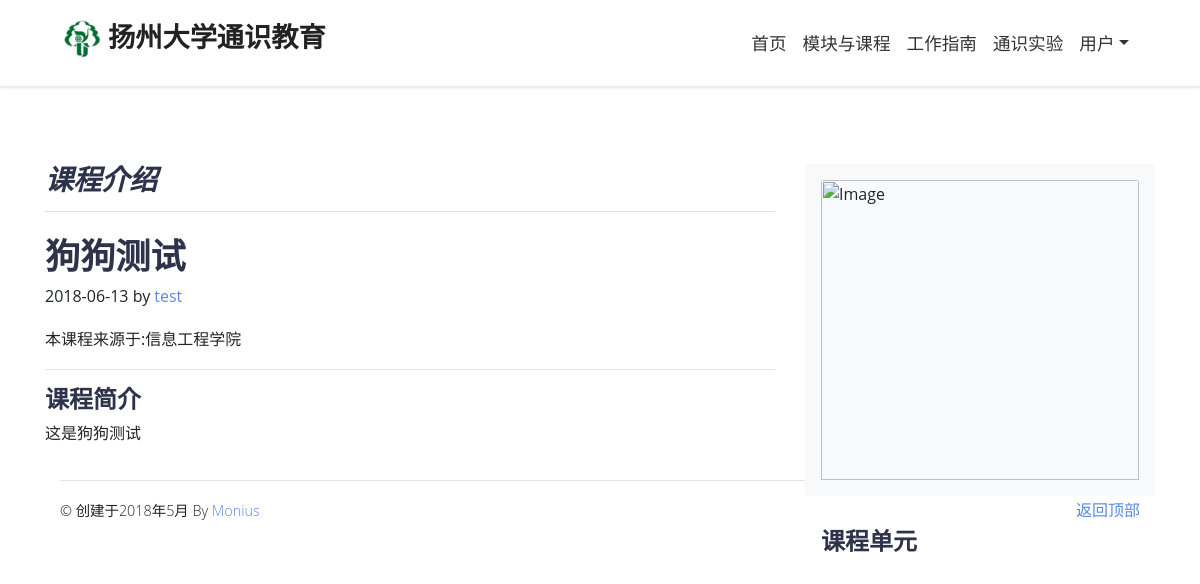
Before: /admin/view_course/狗狗测试 (signed in) with the older database file.
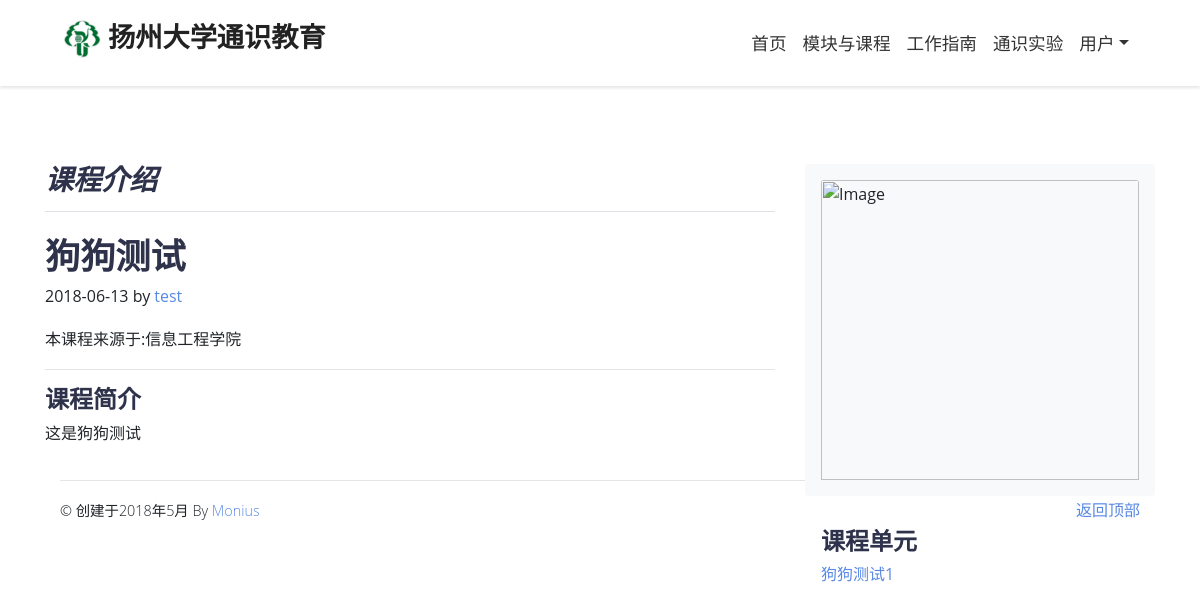
After: the same page with the newer database file.
### app/models.py (models this page shows, shortened)
class Post(db.Model): #实验课程 ORM注册
    id = db.Column(db.Integer, primary_key=True)
    title = db.Column(db.String(80), nullable=False)
    body = db.Column(db.Text, nullable=False)
    timestamp = db.Column(db.DateTime, index=True, default=datetime.utcnow)
    photo = db.Column(db.String(120), nullable=False)
    is_authed = db.Column(db.Boolean, default=False)
    user_id = db.Column(db.Integer, db.ForeignKey('user.id'))
    sections = db.relationship('Section', backref='parent', lazy='dynamic')
    def avatar(self, size):
        if self.photo:
            return "posts/"+self.photo
        digest = md5(self.email.lower().encode('utf-8')).hexdigest()
        return 'https://www.gravatar.com/avatar/{}?d=identicon&s={}'.format(
            digest, size)

class User(UserMixin, db.Model): #用户 ORM注册
    id = db.Column(db.Integer, primary_key=True)
    username = db.Column(db.String(64), index=True, unique=True)
    email = db.Column(db.String(120), index=True, unique=True)
    password_hash = db.Column(db.String(128))
    is_adminenticated = db.Column(db.Boolean, default=False)
    institute = db.Column(db.String(128), nullable=False)
    real_name = db.Column(db.String(128))
    about_me = db.Column(db.String(140))
    last_seen = db.Column(db.DateTime, default=datetime.utcnow)
    photo = db.Column(db.String(120))
    is_authed = db.Column(db.Boolean, default=False)
    posts = db.relationship('Post', backref='author', lazy='dynamic')
    section = db.relationship('Section', backref='author', lazy='dynamic')
    followed = db.relationship(
        'User', secondary=followers,
        primaryjoin=(followers.c.follower_id == id),
        secondaryjoin=(followers.c.followed_id == id),
            backref=db.backref('followers', lazy='dynamic'), lazy='dynamic')

class Section(db.Model): #课程章节 ORM注册
    id = db.Column(db.Integer, primary_key=True)
    title = db.Column(db.String(80), nullable=False)
    body = db.Column(db.Text, nullable=False)
    timestamp = db.Column(db.DateTime, index=True, default=datetime.utcnow)
    video = db.Column(db.String(120))
    is_authed = db.Column(db.Boolean, default=False)
    user_id = db.Column(db.Integer, db.ForeignKey('user.id'))
    post_id = db.Column(db.Integer, db.ForeignKey('post.id'))

### app/admin/routes.py (the view)
@bp.route('/view_course/<title>')
@login_required
def view_course(title):
    post = Post.query.filter_by(title=title).first_or_404()
    return render_template('admin/user/view_course.html', post=post, sections=post.sections.all())

### app/admin/routes.py (called while the page is built)
@bp.before_app_request
def before_request():
    if current_user.is_authenticated:
        current_user.last_seen = datetime.utcnow()
        db.session.commit()

### app/models.py (called while the page is built)
@login.user_loader
def load_user(id):
    return User.query.get(int(id))

### app/templates/admin/user/view_course.html
{% extends "admin/base.html" %}
{% block styles %}
    {{ super() }}
{% endblock %}
{% block app_content %}
    <div class="row">
        <div class="col-md-8 blog-main">
            <h3 class="pb-3 mb-4 font-italic border-bottom">
                课程介绍
            </h3>
            <div class="blog-post">
                <h2 class="blog-post-title">{{ post.title }}</h2>
                <p class="blog-post-meta">{{ post.timestamp.strftime('%Y-%m-%d') }} by
                    <a href="{{ url_for('admin.user',username=post.author.username)}}">{{post.author.username}}</a>
                </p>
                <p>本课程来源于:{{post.author.institute}}</p>
                <hr>
                <h4>课程简介</h4>
                <p>{{post.body}}</p>
            </div>
        </div>
        <aside class="col-md-4 blog-sidebar">
            <div class="p-3 mb-3 bg-light rounded">
                <img class="card-img-top" src="{{ url_for('images.crop', filename=post.avatar(64),  height=200,width=290, quality=95, enlarge=True) }}"
                    alt="Image">
            </div>
            <div class="p-3">
                <h4>课程单元</h4>
                <ol class="list-unstyled mb-0">
                    {% for sec in sections %}
                        <li>
                            <a href="{{ url_for('admin.view_section',course=post.title,title=sec.title)}}">{{ sec.title|e }}</a>
                        </li>
                    {% endfor %}
                </ol>
            </div>
        </aside>
    </div>
{% endblock %}

### app/templates/admin/base.html (shortened to what this page needs)
{% extends "form.html" %}
{% block styles %}
{{ super() }}
{% endblock %}
{% block extra %}
    <li class="nav-item dropdown">
        <a id="pages" href="#" data-toggle="dropdown" aria-haspopup="true" aria-expanded="false" class="nav-link dropdown-toggle">用户</a>
    </li>
{% endblock extra %}

### app/templates/form.html (shortened to what this page needs)
{% extends "base.html" %}
{% block styles %}
{{ super() }}
{% endblock %}
{% block content %}
    <div class='container'>
        {% block app_content %}{% endblock %}
        {% block footer %}{{super()}} {% endblock %}
    </div>
{% endblock %}

### app/templates/base.html (shortened to what this page needs)
﻿{% extends 'bootstrap/base.html' %}
{% set main=main or"" %}
{% set module=module or"" %}
{% set guide=guide or"" %}
{% set experiment=experiment or"" %}
{% block styles %}
<link rel="stylesheet" type="text/css" href="{{ url_for( 'static',filename='css/bootstrap.min.css' )}}">
<link rel="stylesheet" type="text/css" href="{{ url_for( 'static',filename='css/font-awesome.min.css' )}}">
<link rel="stylesheet" type="text/css" href="{{ url_for( 'static',filename='css/font.css' )}}">
<link rel="stylesheet" type="text/css" href="{{ url_for( 'static',filename='css/lightbox.css' )}}">
<link rel="stylesheet" type="text/css" href="{{ url_for( 'static',filename='css/fontastic.css' )}}">
<link rel="stylesheet" type="text/css" href="{{ url_for( 'static',filename='css/style.blue.css' )}}">
<link rel="stylesheet" type="text/css" href="{{ url_for( 'static',filename='css/base.css' )}}">
{% endblock %}
{% block head %}
    {{super()}}
{% endblock %}
{% block navbar %}
    <header class="header">
        <nav class="navbar navbar-expand-lg fixed-top">
            <div class="container">
                    <h5>
                        <a href="{{ url_for('main.index')}}" class="navbar-brand">
                            <img src="{{ url_for('static',filename='images/logo/inner.svg')}}" alt="" class="img-fluid">
                        {{ _('扬州大学通识教育') }}
                        </a>
                    </h5>
                <div id="navbarSupportedContent" class="collapse navbar-collapse">
                    <ul class="navbar-nav ml-auto">
                        <li class="nav-item {{ main }}">
                            <a class="nav-link" href="{{ url_for('main.index')}}">{{ _('首页') }}</a>
                        </li>
                        <li class="nav-item {{ experiment }}">
                            <a class="nav-link" href="{{ url_for('module.index')}}">{{ _('模块与课程') }}</a>
                        </li>
                        <li class="nav-item {{ guide }}">
                            <a class="nav-link" href="{{ url_for('guide.index')}}">{{ _('工作指南') }}</a>
                        </li>
                        <li class="nav-item {{ module }}">
                            <a class="nav-link" href="{{ url_for('experiment.index')}}">{{ _('通识实验') }}</a>
                        </li>
                        {% block extra %} {% endblock extra %}
                    </ul>
                </div>
            </div>
        </nav>
    </header>
{% endblock %}
{%- block content %}
        {%- block footer %}
            <footer class="container">
                <hr>
                <p class="float-right"><a href="#">返回顶部</a></p>
                <p class="copyrights-text mb-3 mb-lg-0">&copy; 创建于2018年5月
                     By <a href="https://github.com/Mon-ius/Generate-education" > Monius</a>
                </p>
            </footer>
        {%- endblock footer %}
{%- endblock content %}

### app/static/css/style.blue.css (style rules this page uses)
a { -webkit-transition: all 0.3s; transition: all 0.3s; display: inline-block; }
nav.navbar { -webkit-transition: all 0.4s; transition: all 0.4s; }
.copyrights-text { font-weight: 300; font-size: 0.9rem; }
.navbar { padding: 1.1rem 1rem; }
.navbar-brand { display: inline-block; padding-top: 0.3125rem; padding-bottom: 0.3125rem; margin-right: 1rem; font-size: 1.25rem; width: 7.5rem; }
body { font-family: "Poppins", sans-serif; font-size: 1rem; font-weight: 400; line-height: 1.5; color: #212529; background-color: #fff; }
a { color: #0069d9; text-decoration: none; -webkit-transition: all 0.2s ease-in-out; transition: all 0.2s ease-in-out; }
h1, h2, h3, h4, h5, h6, .h1, .h2, .h3, .h4, .h5, .h6 { margin-bottom: 0.5rem; font-family: inherit; font-weight: 300; line-height: 1.2; color: inherit; }
h2, .h2 { font-size: 2rem; }
h3, .h3 { font-size: 1.65rem; }
h4, .h4 { font-size: 1.5rem; }
h5, .h5 { font-size: 1.25rem; }
hr { border-top: 1px solid rgba(0, 0, 0, 0.1); }
.bg-light { background-color: #f8f9fa !important; }
.nav-link { color: #333; font-weight: 400; padding: 0.5rem 1rem; }
.card-img-top { border-top-left-radius: calc(0 - 1px); border-top-right-radius: calc(0 - 1px); }

### app/static/css/base.css (style rules this page uses)
body { padding-top: 80px; position: relative; overflow-x: hidden; }
a { -webkit-transition: all 0.3s; transition: all 0.3s; display: inline-block; }
p { line-height: 1.7rem; }
nav.navbar { padding-top: 15px; padding-bottom: 15px; -webkit-box-shadow: 0 2px 3px rgba(0, 0, 0, 0.1); box-shadow: 0 2px 3px rgba(0, 0, 0, 0.1); background: #fff; -webkit-transition: all 0.5s; transition: all 0.5s; }
nav.navbar .navbar-brand { font-weight: 800; font-size: 1.7rem; color: #222; }
nav.navbar a.nav-link { color: #333; font-size: 1.1rem; }
@media (min-width: 992px) { nav.navbar { padding-left: 3rem; padding-right: 3rem; } }
.navbar { padding: 0.5rem 1rem; }
.navbar-brand { display: inline-block; padding-top: 0.3125rem; padding-bottom: 0.3125rem; margin-right: 1rem; font-size: 1.25rem; }
body { font-family: "Open Sans", sans-serif; font-size: 1rem; font-weight: normal; line-height: 1.5; color: #212529; background-color: #fff; }
a { color: #5989e5; text-decoration: none; }
h1, h2, h3, h4, h5, h6, .h1, .h2, .h3, .h4, .h5, .h6 { margin-bottom: 0.5rem; font-family: inherit; font-weight: 800; line-height: 1.1; color: #2e324a; }
h2, .h2 { font-size: 2.2rem; }
h3, .h3 { font-size: 1.75rem; }
h4, .h4 { font-size: 1.5rem; }
h5, .h5 { font-size: 1.25rem; }
hr { border-top: 1px solid rgba(0, 0, 0, 0.1); }
.bg-light { background-color: #f8f9fa !important; }

### app/templates/form.html (style rules this page uses)
body>.container { padding: 60px 15px 0; }

### app/templates/admin/base.html (style rules this page uses)
body>.container { padding: 60px 15px 0; }

Changed rows visible on the page:
added Section: title "狗狗测试1"
